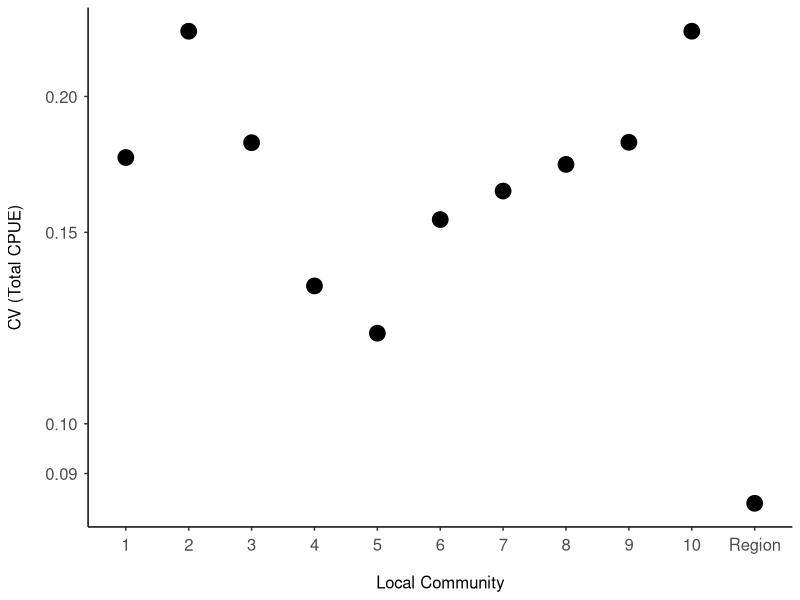

Here is the R script that generated this plot:
## ---- chunk 1
# Load packages
library(plyr); library(dplyr); library(tidyr); library(ggplot2)
## ---- chunk 2

# load & prep look-up table of common names
common <- read.csv("./diversity-data/trawl_species_control_file.csv", header = T, stringsAsFactors = FALSE)

common1 <- common %>%
           select(database.name, common.name) %>%
           rename(Species = database.name)
for (i in 1:nrow(common1)) { # add common names for Sebastes 1 & 2
  if(common1$Species[i] == "Dusky.and.Dark.Rockfish") {common1$common.name[i] <- "Sebastes 1"}
  if(common1$Species[i] == "Rougheye.and.Blackspotted.Rockfish") {common1$common.name[i] <- "Sebastes 2"}
}

## ---- chunk 3

# load & prep mean annual CPUE data

# load file for local communities:
shallowCPUEArea <- read.csv("./diversity-data/All_sp_index_meanCPUEByArea.Shallow.MH.final.csv", header = T, stringsAsFactors = FALSE)
shallowCPUEArea1 <- shallowCPUEArea %>% 
                    select(-area_alph, -oldArea) %>%
                    mutate(area = as.character(area))

# load file for Regional metacommunity:
shallowCPUETot <- read.csv("./diversity-data/All_sp_index_meanCPUEByArea.All.csv", header = T, stringsAsFactors = FALSE) 


# merge and clean up the files:
shallowCPUEArea2 <- bind_rows(shallowCPUEArea1, shallowCPUETot) %>% # merge local and metacommunity files
                    left_join(common1, by = "Species") %>% # merge common names onto SPCPUEArea
                    select(area, Mean.totalDensity, SD.totalDensity, year, Species, common.name) %>%
                    mutate(area = revalue(area, c("Total" = "Region")))


## ---- chunk 4

# Calculate CV
CV_shallow <- shallowCPUEArea2 %>% 
              group_by(area, year) %>%
              summarise(total = sum(Mean.totalDensity)) %>%
              ungroup() %>%
  
              group_by(area) %>%
              summarise(CV = sd(total) / mean(total)) %>%
              ungroup()


# mean CV of local areas
 CV_shallow %>%
   filter(area != "Region") %>%
   summarise(mean = mean(CV), sd = sd(CV))
0.1744/0.0845 # ratio of mean local CV / regional CV = 2.06


# plot on a log scale
CV_shallow_plot <- ggplot(data=CV_shallow, aes(x=area, y = CV)) + 
                   geom_point(aes(y = CV), size=5) +
  
                   theme(panel.background = element_blank(),
                         axis.line.x = element_line(color="black"),
                         axis.line.y = element_line(color="black"),
                         axis.text.x = element_text(margin=margin(5,0,0,0), size=12), 
                         axis.text.y = element_text(margin=margin(0,5,0,0), size=12),
                         axis.title.x=element_text(size=12, margin=margin(15,0,0,0)),
                         axis.title.y=element_text(size=12, angle=90, margin=margin(0,15,0,0)),
                         plot.title = element_blank()) +
                   
                   scale_x_discrete(limits=c(1:10, "Region")) +
                   scale_y_log10(breaks = c(0.07, 0.08, 0.09, 0.1, 0.15, 0.2)) +
                   labs(x = "Local Community", y = "CV (Total CPUE)", title = "Shallow Areas")

#CV_shallow_plot

